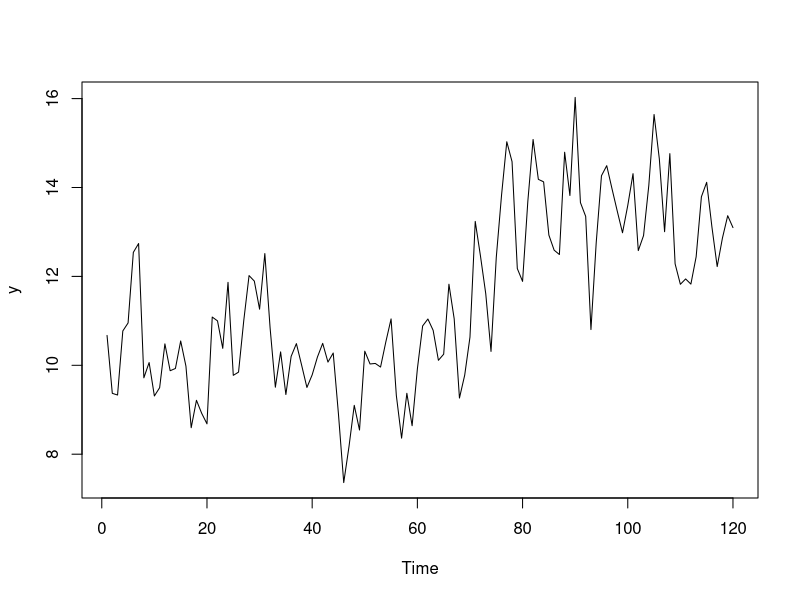

Generate this figure with R:
library(forecast)
set.seed(43)
n <- 120
escalon <- as.numeric(seq_len(n) >= 71)        # 0 hasta t = 70, 1 desde t = 71
y <- ts(10 + 3 * escalon + arima.sim(n = n, model = list(ar = 0.5)))
plot(y)                                        # el salto se ve a simple vista

pruebas <- function(x) c(kpss = ndiffs(x, test = "kpss"), adf = ndiffs(x, test = "adf"),
                         pp = ndiffs(x, test = "pp"))
# (a) el d que pide cada prueba, sobre la serie completa
pruebas(y)

# (b) y en cada tramo por separado
antes <- window(y, end = 70); despues <- window(y, start = 71)
rbind(antes = pruebas(antes), despues = pruebas(despues))
round(c(media_antes = mean(antes), media_despues = mean(despues)), 2)

# (c) el ARIMA(1,1,1) que saldria de seguir a KPSS, y sus raices
f111 <- arima(y, order = c(1, 1, 1), method = "ML")
round(c(coef(f111), raiz_MA = Mod(polyroot(c(1, coef(f111)[["ma1"]])))), 4)

# el modelo de dos medias, con un AR(1) para lo que queda
fesc <- arima(y, order = c(1, 0, 0), xreg = escalon, method = "ML")
round(rbind(coef = coef(fesc), ee = sqrt(diag(fesc$var.coef))), 3)
Box.test(residuals(fesc), lag = 20, type = "Ljung-Box", fitdf = 1)$p.value
